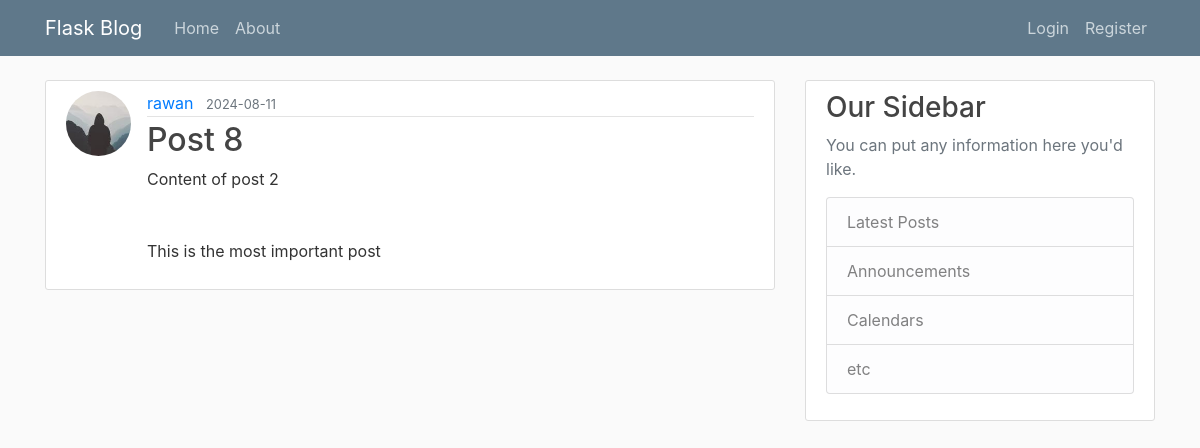
Page /home on the earlier database version.
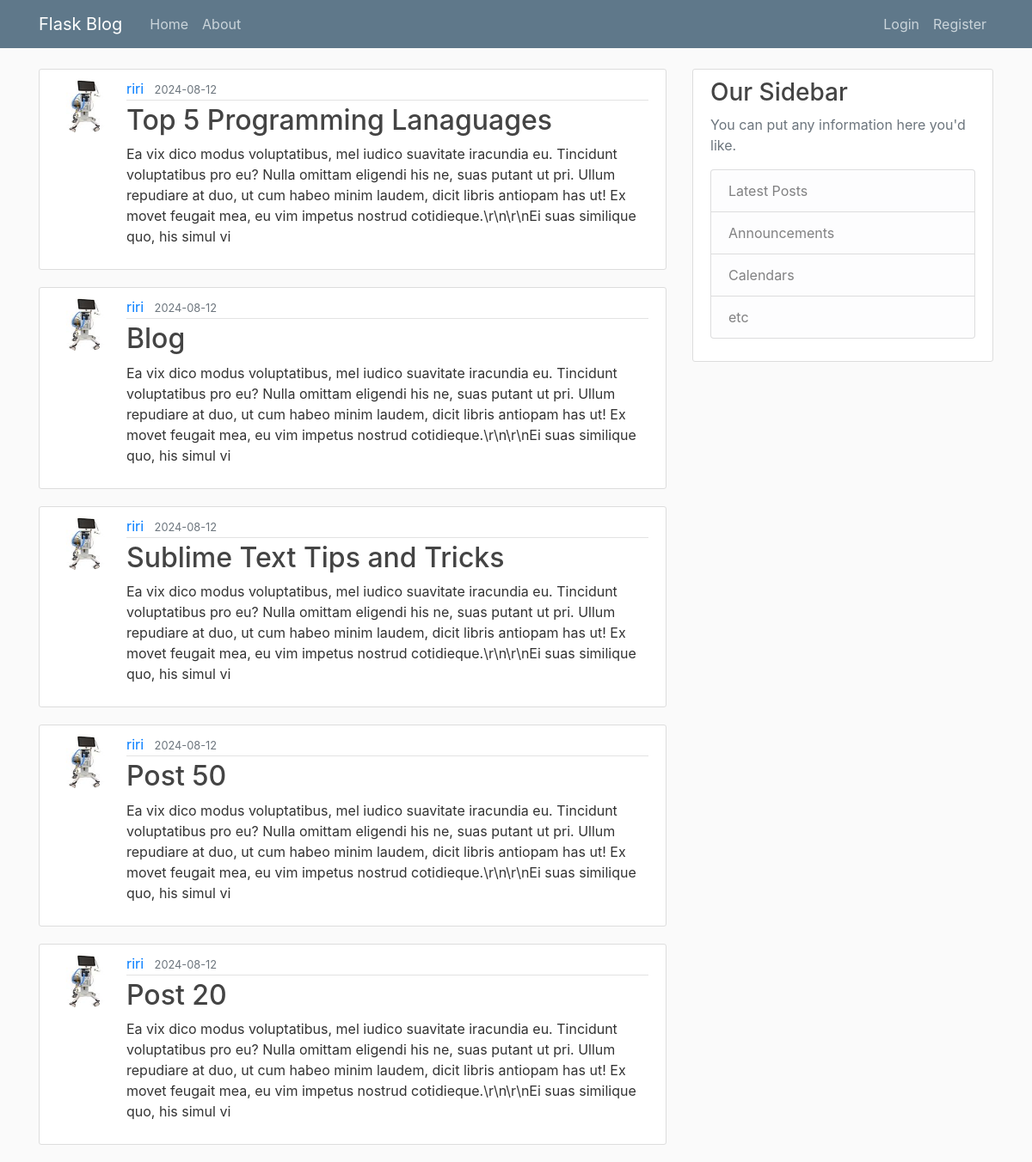
Same page on the later database version.
### flaskblog/models.py (models this page shows, shortened)
class Post(db.Model):
    id = db.Column(db.Integer, primary_key=True)
    title = db.Column(db.String(100), nullable=False)
    date_posted = db.Column(db.DateTime, nullable=False, default=datetime.utcnow)
    content = db.Column(db.Text, nullable=False)
    user_id = db.Column(db.Integer, db.ForeignKey('user.id'), nullable=False)

class User(db.Model, UserMixin):
    id = db.Column(db.Integer, primary_key=True)
    username = db.Column(db.String(20), unique=True, nullable=False)
    email = db.Column(db.String(120), unique=True, nullable=False)
    image_file = db.Column(db.String(20), nullable=False, default='default.jpg')
    password = db.Column(db.String(60), nullable=False)
    posts = db.relationship('Post', backref='author', lazy=True)

### flaskblog/routes.py (the view)
@app.route("/")
@app.route("/home")
def home():
    page = request.args.get('page', 1, type=int)
    posts = Post.query.order_by(Post.date_posted.desc()).paginate(page=page, per_page=5)
    return render_template('home.html', posts=posts)

### flaskblog/templates/home.html
{% extends "layout.html" %}
{% block content %}
{% for post in posts %}
<article class="media content-section">
    <img class="rounded-circle article-img"
        src="{{url_for('static', filename='profile_pics/' + post.author.image_file)}}">
    <div class="media-body">
        <div class="article-metadata">
            <a class="mr-2" href="#">{{ post.author.username }}</a>
            <small class="text-muted">{{ post.date_posted.strftime('%Y-%m-%d') }}</small>
        </div>
        <h2><a class="article-title" href="{{url_for('post', post_id=post.id)}}">{{ post.title }}</a></h2>
        <p class="article-content">{{ post.content }}</p>
    </div>
</article>
{% endfor %}
{% endblock content %}

Differences in the rows shown:
no longer on this page (row unchanged): Post: image_file (picture), author.username "rawan", date_posted "2024-08-11", title "Post 8", content "Content of post 2 This is the most important post"
added Post: image_file (picture), author.username "riri", date_posted "2024-08-12", title "Top 5 Programming Lanaguages", content "Ea vix dico modus voluptatibus, mel iudico suavitate iracundia eu. Tincidunt voluptatibus pro eu? Nulla omittam eligendi his ne, suas putant ut pri. Ullum repudiare at duo, ut cum habeo minim laudem, dicit libris antiopam has ut! Ex movet feugait mea, eu vim impetus nostrud cotidieque.\\r\\n\\r\\nEi suas similique quo, his simul vi"
added Post: image_file (picture), author.username "riri", date_posted "2024-08-12", title "Blog", content "Ea vix dico modus voluptatibus, mel iudico suavitate iracundia eu. Tincidunt voluptatibus pro eu? Nulla omittam eligendi his ne, suas putant ut pri. Ullum repudiare at duo, ut cum habeo minim laudem, dicit libris antiopam has ut! Ex movet feugait mea, eu vim impetus nostrud cotidieque.\\r\\n\\r\\nEi suas similique quo, his simul vi"
added Post: image_file (picture), author.username "riri", date_posted "2024-08-12", title "Sublime Text Tips and Tricks", content "Ea vix dico modus voluptatibus, mel iudico suavitate iracundia eu. Tincidunt voluptatibus pro eu? Nulla omittam eligendi his ne, suas putant ut pri. Ullum repudiare at duo, ut cum habeo minim laudem, dicit libris antiopam has ut! Ex movet feugait mea, eu vim impetus nostrud cotidieque.\\r\\n\\r\\nEi suas similique quo, his simul vi"
added Post: image_file (picture), author.username "riri", date_posted "2024-08-12", title "Post 50", content "Ea vix dico modus voluptatibus, mel iudico suavitate iracundia eu. Tincidunt voluptatibus pro eu? Nulla omittam eligendi his ne, suas putant ut pri. Ullum repudiare at duo, ut cum habeo minim laudem, dicit libris antiopam has ut! Ex movet feugait mea, eu vim impetus nostrud cotidieque.\\r\\n\\r\\nEi suas similique quo, his simul vi"
added Post: image_file (picture), author.username "riri", date_posted "2024-08-12", title "Post 20", content "Ea vix dico modus voluptatibus, mel iudico suavitate iracundia eu. Tincidunt voluptatibus pro eu? Nulla omittam eligendi his ne, suas putant ut pri. Ullum repudiare at duo, ut cum habeo minim laudem, dicit libris antiopam has ut! Ex movet feugait mea, eu vim impetus nostrud cotidieque.\\r\\n\\r\\nEi suas similique quo, his simul vi"
